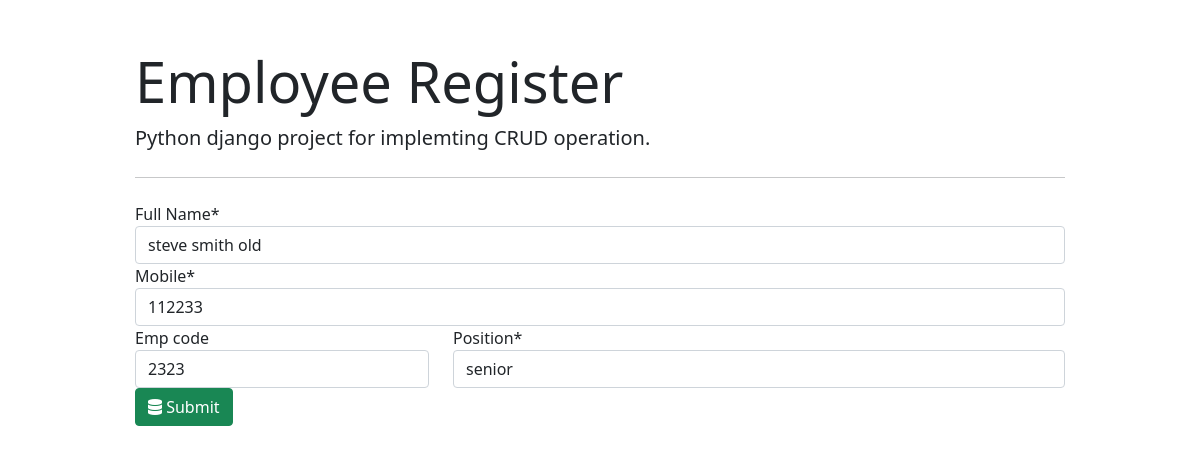
The app's page /update/1/ with its own data.
### employee_register/models.py (models this page shows, shortened)
class Employee(models.Model):
    full_name = models.CharField(max_length=100)
    Emp_code = models.CharField(max_length=100)
    mobile = models.CharField(max_length=100)
    position = models.ForeignKey(Position, on_delete=models.CASCADE)

### employee_register/views.py (the view)
# urls.py: path('update/<int:pk>/', views.employee_update, name='employee_update'),
def employee_update(request, pk):
        employee = Employee.objects.get(id=pk)
        form = EmployeeForm(instance=employee)
        if request.method == 'POST':
            form = EmployeeForm(request.POST, instance=employee)
            if form.is_valid():
                form.save()
                return redirect('employee_list')
        return render(request, 'employee_register/employee_form.html', {'form': form})

### employee_register/forms.py
class EmployeeForm(forms.ModelForm):
    class Meta:
        model = Employee
        fields = ['full_name', 'mobile', 'Emp_code', 'position']
        labels = {
            'full_name' : 'Full Name',
        }
    def __init__(self, *args, **kwargs):
        super(EmployeeForm, self).__init__(*args, **kwargs)
        self.fields['position'].empty_label = 'Select'
        self.fields['Emp_code'].required = False

### employee_register/models.py (called while the page is built)
    def __str__(self):
        return self.title

### templates/employee_register/employee_form.html (shortened to what this page needs)
{% extends 'employee_register/base.html' %}
{% load crispy_forms_tags %}
{% block content  %}
<form action="" method="POST" autocomplete="off">
    {{form.full_name|as_crispy_field}}
    {{form.mobile|as_crispy_field}}
    <div class="row">
        <div class="col-md-4">
            {{form.Emp_code|as_crispy_field}}
        </div>
        <div class="col-md-8">
            {{form.position|as_crispy_field}}
        </div>
    </div>
    <button type="submit" class="btn btn-success"><i class="fas fa-database"></i> Submit
    </button>
</form>
{% endblock  %}

### records on screen
Employee: full_name "steve smith old", mobile "112233", Emp_code "2323", position "senior"
